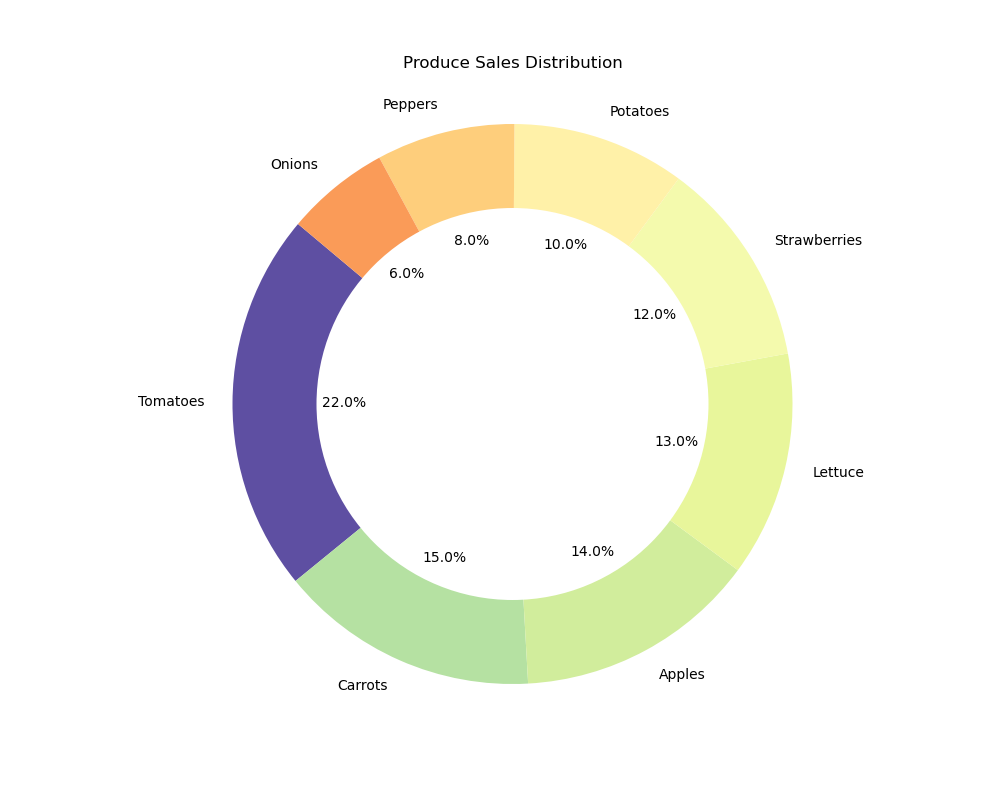

Reproduce this figure in Python.

import matplotlib.pyplot as plt

# Data from table
chart_data = [
    {'Produce': 'Tomatoes', 'Percentage Sold': '22%'},
    {'Produce': 'Carrots', 'Percentage Sold': '15%'},
    {'Produce': 'Apples', 'Percentage Sold': '14%'},
    {'Produce': 'Lettuce', 'Percentage Sold': '13%'},
    {'Produce': 'Strawberries', 'Percentage Sold': '12%'},
    {'Produce': 'Potatoes', 'Percentage Sold': '10%'},
    {'Produce': 'Peppers', 'Percentage Sold': '8%'},
    {'Produce': 'Onions', 'Percentage Sold': '6%'}
]

# Extracting produce names and their corresponding percentages
produces = [item['Produce'] for item in chart_data]
percentages = [int(item['Percentage Sold'].strip('%')) for item in chart_data]

# Generating a color map
colors = plt.cm.Spectral([float(x)/max(percentages) for x in percentages])

# Creating the pie chart
plt.figure(figsize=(10, 8)) # Set the figure size
plt.pie(percentages, labels=produces, colors=colors, autopct='%1.1f%%', startangle=140, textprops={'fontsize': 10})

# Draw a circle at the center of pie to make it look like a donut
centre_circle = plt.Circle((0,0),0.70,fc='white')
fig = plt.gcf()
fig.gca().add_artist(centre_circle)

plt.axis('equal')  # Equal aspect ratio ensures that pie is drawn as a circle.
plt.title('Produce Sales Distribution', pad=20)  # Title with padding
plt.show()
